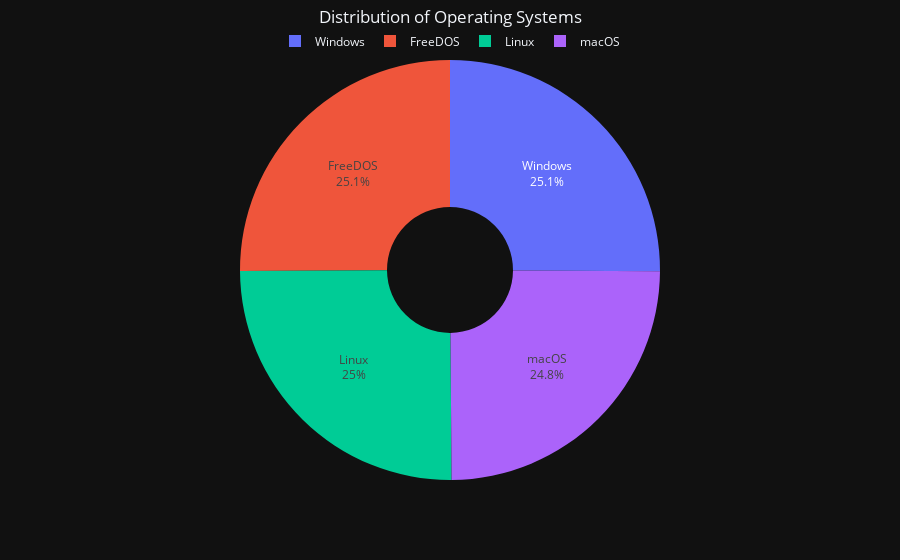

The cell this chart's notebook holds for it:
### Code cell
# TODO:کد نمودار Pie را بنویسید
os_counts = df['Operating System'].value_counts()
fig = px.pie(os_counts, names=os_counts.index, values=os_counts.values, hole=0.3, template='plotly_dark')
fig.update_traces(textinfo='label+percent')
fig.update_layout(legend=dict(
    orientation='h',
    xanchor='center',
    yanchor='top',
    y=1.08,
    x=0.5
))
fig.update_layout(title_text='Distribution of Operating Systems', title_x=0.5, title_y=0.98)
fig.show()

### Figure 1 — Plotly figure (JSON) as saved in the notebook; plotly's stock layout.template omitted (floating-point values rounded to 4 significant figures)
{"data": [{"domain": {"x": [0, 1], "y": [0, 1]}, "hole": 0.3, "hovertemplate": "index=%{label}<br>value=%{value}<extra></extra>", "labels": ["Windows", "FreeDOS", "Linux", "macOS"], "legendgroup": "", "name": "", "showlegend": true, "textinfo": "label+percent", "type": "pie", "values": [2954, 2952, 2946, 2916]}], "layout": {"legend": {"orientation": "h", "tracegroupgap": 0, "x": 0.5, "xanchor": "center", "y": 1.08, "yanchor": "top"}, "margin": {"t": 60}, "title": {"text": "Distribution of Operating Systems", "x": 0.5, "y": 0.98}}}
